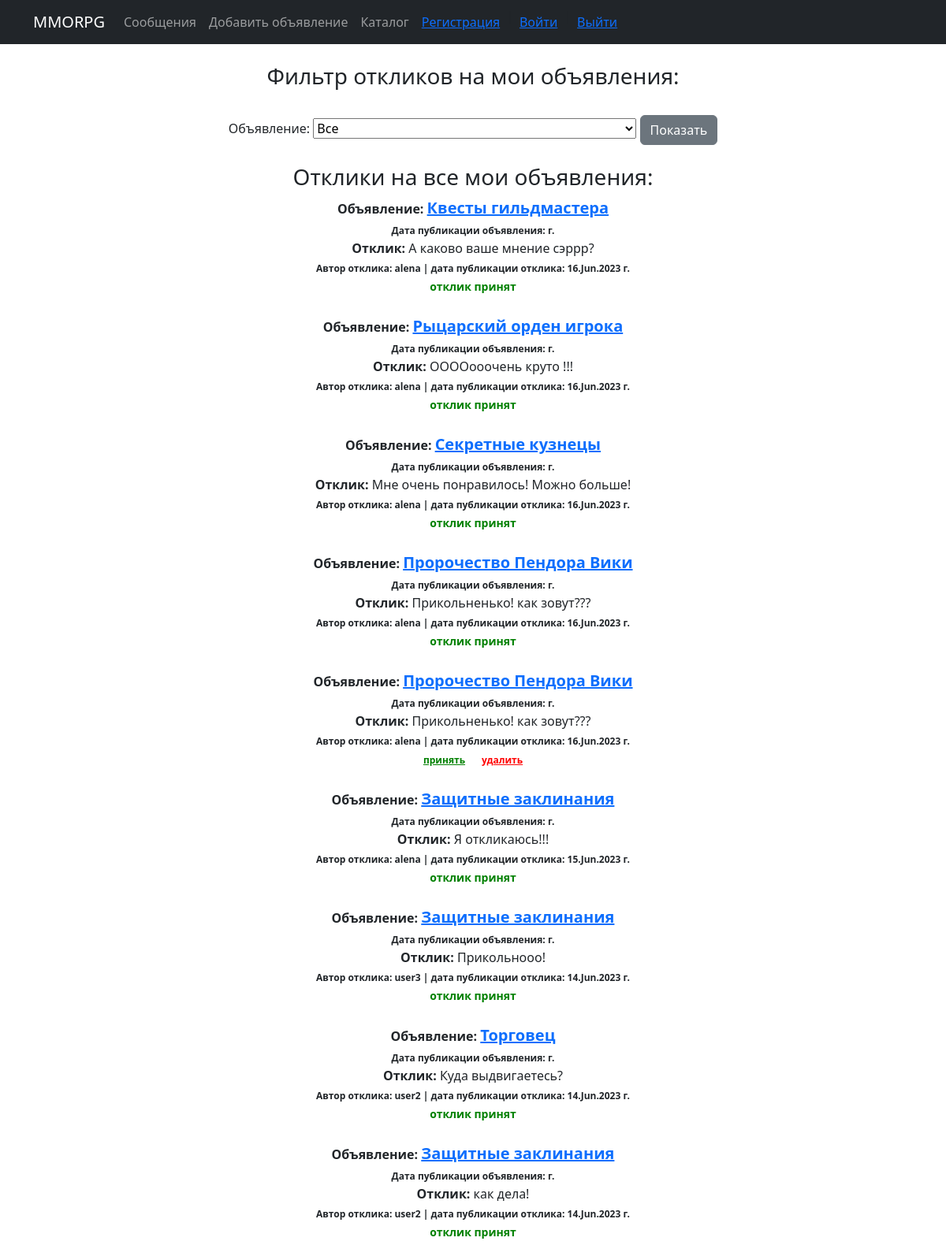
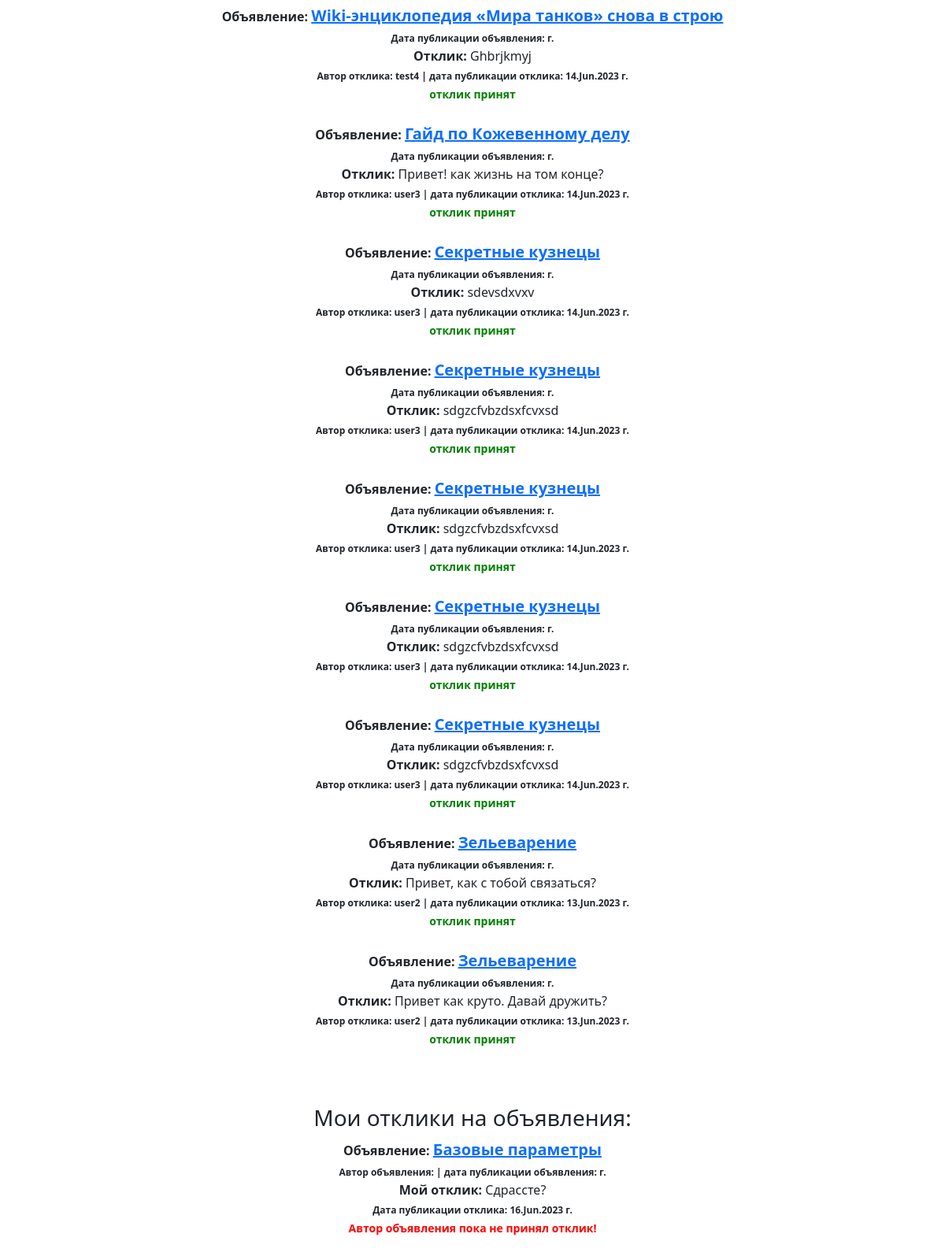
The app's page /responses (signed in) with its own data (2 pictures, top to bottom).
### board/models.py (models this page shows, shortened)
class UserResponse(models.Model):
    author_response = models.ForeignKey(User, on_delete=models.CASCADE, verbose_name='author response')
    text_response = models.TextField(verbose_name='Текст')
    dateCreation = models.DateTimeField(auto_now_add=True)
    article = models.ForeignKey(Post, on_delete=models.CASCADE, verbose_name='response article')
    status = models.BooleanField(default=False)

class Post(models.Model):
    TYPE = (
        ('tank', 'Танки'),
        ('heal', 'Хилы'),
        ('dd', 'ДД'),
        ('trader', 'Торговцы'),
        ('guildmaster', 'Гилдмастеры'),
        ('quest', 'Квестгиверы'),
        ('smith', 'Кузнецы'),
        ('tanner', 'Кожевники'),
        ('potion', 'Зельевары'),
        ('spellmaster', 'Мастера заклинаний'),
    )
    author = models.ForeignKey(User, on_delete=models.CASCADE)
    title = models.CharField(max_length=64, unique=True, verbose_name='Название')
    text = models.TextField()
    category = models.CharField(max_length=18, choices=TYPE, default='tank', verbose_name='Категория')
    upload = models.ImageField(upload_to='files/%Y/%m/%d/', null=True)
    time_create = models.DateTimeField(auto_now_add=True)
    time_update = models.DateTimeField(auto_now=True)
    is_published = models.BooleanField(default=True)
    class Meta:
        ordering = ['-time_create', 'title']

### board/views.py (the view, shortened to what this page needs)
# urls.py: path('responses', Responses.as_view(), name='responses'),
class Responses(LoginRequiredMixin, ListView):
    model = UserResponse
    template_name = 'responses.html'
    context_object_name = 'responses'
    def get_context_data(self, *args, **kwargs):
        context = super(Responses, self).get_context_data(**kwargs)
        global title
        if self.kwargs.get('pk') and Post.objects.filter(id=self.kwargs.get('pk')).exists():
            title = str(Post.objects.get(id=self.kwargs.get('pk')).title)
        context['form'] = ResponsesFilterForm(self.request.user, initial={'title': title})
        context['title'] = title
        if title:
            article_id = Post.objects.get(title=title)
            context['filter_responses'] = list(UserResponse.objects.filter(article_id=article_id).order_by('-dateCreation'))
            context['response_post_id'] = article_id.id
        else:
            context['filter_responses'] = list(
                UserResponse.objects.filter(article_id__author_id=self.request.user).order_by('-dateCreation'))
            context['myresponses'] = list(UserResponse.objects.filter(author_response=self.request.user).order_by('-dateCreation'))
            return context

### board/forms.py
class ResponsesFilterForm(forms.Form):
    def __init__(self, user, *args, **kwargs):
        super(ResponsesFilterForm, self).__init__(*args, **kwargs)
        self.fields['title'] = forms.ModelChoiceField(
            label='Объявление',
            queryset=Post.objects.filter(author_id=user.id).order_by('-time_create').values_list('title', flat=True),
            empty_label="Все",
            required=False
        )

### templates/responses.html (shortened to what this page needs)
{% extends 'flatpages/default.html' %}
{% block content %}
    <br>
    <h3>Фильтр откликов на мои объявления:</h3><br>
	<form method="POST">
        {{ form }}
		<input class="btn btn-secondary" type="submit" value="Показать">
	</form><br>
    {% if title %}
        <h3>Oтклики на мое объявление</h3>
        <a href="/post/{{ response_article_id }}" style="font-size: 20px;"><b>{{ title }}:</b></a><br>
        {% if filter_responses %}
            {% for response in filter_responses %}
                <a><b>Отклик: </b></a>{{ response.text_response }}<br>
                <span style="font-size: 12px;"><b>Автор отклика: {{ response.author_response.username }} |
                    дата публикации отклика: {{ response.dateCreation|date:'d.M.Y' }} г.</b></span><br>
                {% if response.status == False %}
                    <a href="/response/accept/{{ response.id }}" style="font-size: 12px; color:green"><b>принять</b></a>
                    <a>&nbsp;&nbsp;&nbsp;</a>
                    <a href="/response/delete/{{ response.id }}" style="font-size: 12px; color:red"><b>удалить</b></a>
                {% else %}
                    <a style="font-size: 14px; color:green"><b>отклик принят</b></a>
                {% endif %}
                <br><br>
            {% endfor %}
        {% else %}
            <br>
            <h5>Откликов нет!</h5>
        {% endif %}
    {% else %}
        <h3>Oтклики на все мои объявления:</h3>
        {% if filter_responses %}
            {% for response in filter_responses %}
                <a><b>Объявление:</b></a>
                <a href="/post/{{ response.article_id }}" style="font-size: 20px;"><b>{{ response.article.title }}</b></a><br>
                <span style="font-size: 12px;"><b>Дата публикации объявления: {{ response.article.dateCreation|date:'d.M.Y' }} г.</b>
                </span><br>
                <a><b>Отклик: </b></a>{{ response.text_response }}<br>
                <span style="font-size: 12px;"><b>Автор отклика: {{ response.author_response.username }} |
                    дата публикации отклика: {{ response.dateCreation|date:'d.M.Y' }} г.</b></span><br>
                {% if response.status == False %}
                    <a href="/response/accept/{{ response.id }}" style="font-size: 12px; color:green"><b>принять</b></a>
                    <a>&nbsp;&nbsp;&nbsp;</a>
                    <a href="/response/delete/{{ response.id }}" style="font-size: 12px; color:red"><b>удалить</b></a>
                {% else %}
                    <a style="font-size: 14px; color:green"><b>отклик принят</b></a>
                {% endif %}
                <br><br>
            {% endfor %}
        {% else %}
            <h5>Откликов нет!</h5>
        {% endif %}
    {% endif %}
    <br><br>
    <h3>Мои отклики на объявления:</h3>
    {% if myresponses %}
        {% for response in myresponses %}
            <a><b>Объявление:</b></a>
            <a href="/post/{{ response.article_id }}" style="font-size: 20px;"><b>{{ response.article.title }}</b></a><br>
            <span style="font-size: 12px;"><b>Автор объявления:  {{ response.article.author_response.username }} |
                дата публикации объявления: {{ response.article.dateCreation|date:'d.M.Y' }} г.</b></span><br>
            <a><b>Мой отклик:</b></a>
            {{ response.text_response }}<br>
            <span style="font-size: 12px;"><b>Дата публикации отклика: {{ response.dateCreation|date:'d.M.Y' }} г.</b></span><br>
            {% if response.status == True %}
                <a style="font-size: 14px; color:green"><b>Автор объявления принял отклик!</b></a>
            {% else %}
                <a style="font-size: 14px; color:red"><b>Автор объявления пока не принял отклик!</b></a>
            {% endif %}
        <br><br>
        {% endfor %}
    {% else %}
        <h5>Откликов нет!</h5>
    {% endif %}
{% endblock content %}

### records on screen
UserResponse: article "Квесты гильдмастера", text_response "А каково ваше мнение сэррр?", author_response.username "alena", dateCreation "16.Jun.2023", status "отклик принят"
UserResponse: article "Рыцарский орден игрока", text_response "ООООооочень круто !!!", author_response.username "alena", dateCreation "16.Jun.2023", status "отклик принят"
UserResponse: article "Секретные кузнецы", text_response "Мне очень понравилось! Можно больше!", author_response.username "alena", dateCreation "16.Jun.2023", status "отклик принят"
UserResponse: article "Пророчество Пендора Вики", text_response "Прикольненько! как зовут???", author_response.username "alena", dateCreation "16.Jun.2023", status "отклик принят"
UserResponse: article "Пророчество Пендора Вики", text_response "Прикольненько! как зовут???", author_response.username "alena", dateCreation "16.Jun.2023"
UserResponse: article "Защитные заклинания", text_response "Я откликаюсь!!!", author_response.username "alena", dateCreation "15.Jun.2023", status "отклик принят"
UserResponse: article "Защитные заклинания", text_response "Прикольнооо!", author_response.username "user3", dateCreation "14.Jun.2023", status "отклик принят"
UserResponse: article "Торговец", text_response "Куда выдвигаетесь?", author_response.username "user2", dateCreation "14.Jun.2023", status "отклик принят"
UserResponse: article "Защитные заклинания", text_response "как дела!", author_response.username "user2", dateCreation "14.Jun.2023", status "отклик принят"
UserResponse: article "Wiki-энциклопедия «Мира танков» снова в строю", text_response "Ghbrjkmyj", author_response.username "test4", dateCreation "14.Jun.2023", status "отклик принят"
UserResponse: article "Гайд по Кожевенному делу", text_response "Привет! как жизнь на том конце?", author_response.username "user3", dateCreation "14.Jun.2023", status "отклик принят"
UserResponse: article "Секретные кузнецы", text_response "sdevsdxvxv", author_response.username "user3", dateCreation "14.Jun.2023", status "отклик принят"
UserResponse: article "Секретные кузнецы", text_response "sdgzcfvbzdsxfcvxsd", author_response.username "user3", dateCreation "14.Jun.2023", status "отклик принят"
UserResponse: article "Секретные кузнецы", text_response "sdgzcfvbzdsxfcvxsd", author_response.username "user3", dateCreation "14.Jun.2023", status "отклик принят"
UserResponse: article "Секретные кузнецы", text_response "sdgzcfvbzdsxfcvxsd", author_response.username "user3", dateCreation "14.Jun.2023", status "отклик принят"
UserResponse: article "Секретные кузнецы", text_response "sdgzcfvbzdsxfcvxsd", author_response.username "user3", dateCreation "14.Jun.2023", status "отклик принят"
UserResponse: article "Зельеварение", text_response "Привет, как с тобой связаться?", author_response.username "user2", dateCreation "13.Jun.2023", status "отклик принят"
UserResponse: article "Зельеварение", text_response "Привет как круто. Давай дружить?", author_response.username "user2", dateCreation "13.Jun.2023", status "отклик принят"
UserResponse: article "Базовые параметры", text_response "Сдрассте?", dateCreation "16.Jun.2023", status "Автор объявления пока не принял отклик!"
